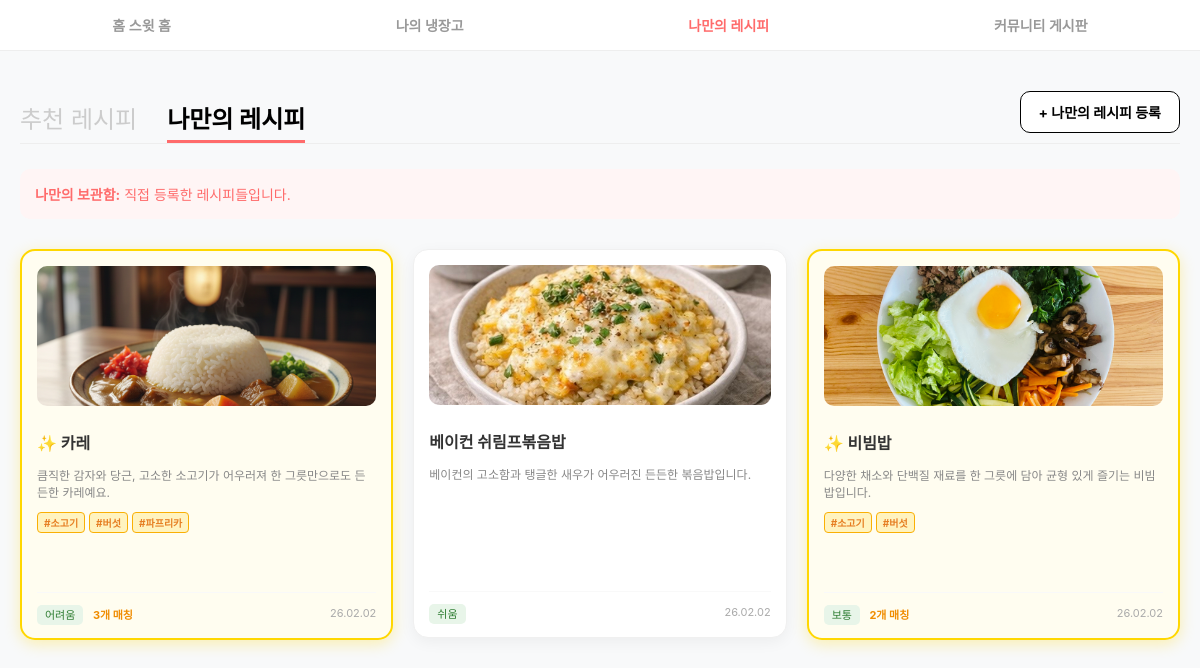
/recipe/my-archive/ (signed in), run on the app's committed database.
### my_recipe/models.py (models this page shows, shortened)
class Recipe(models.Model):
    user = models.ForeignKey(User, on_delete=models.CASCADE, null=True, blank=True)
    title = models.CharField(max_length=100)
    description = models.TextField()
    ingredients = models.ManyToManyField(
        MasterIngredient,
        related_name='recipes',
        verbose_name="필요한 재료",
        blank=True
    )
    cooking_step = models.TextField()
    image = models.ImageField(upload_to="my_recipe", blank=True)
    difficulty = models.CharField(
        max_length=20,
        choices=[('쉬움','쉬움'), ('보통','보통'),('어려움','어려움')],
        default='보통'
    )
    created_at = models.DateTimeField(auto_now_add=True)

### my_django/models.py (models this page shows, shortened)
class MasterIngredient(models.Model): #마스터 냉장고(재료 등록 데이터 겸 필터 역할)
    name = models.CharField(max_length=50, unique=True)
    category = models.CharField(max_length=20, choices=[
        ('채소', '채소'), ('양념', '양념'), ('해산물', '해산물'),
        ('육류', '육류'), ('가공식품', '가공식품'), ('조미료', '조미료'), ('과일', '과일')
    ])

### my_recipe/views.py (the view)
@login_required
def my_recipe_archive(request):
    my_recipes = Recipe.objects.filter(user=request.user).prefetch_related('ingredients').order_by('-id')
    recipe_data, _ = get_recipes_with_match(request, my_recipes)
    return render(request, 'my_recipe/recipe_list.html', {
        'recipes_with_match': recipe_data,
        'is_archive': True,
    })

### my_recipe/views.py (called while the page is built)
def get_recipes_with_match(request, recipes):
    my_ingredients = Ingredient.objects.filter(user=request.user).select_related('master_ingredient')
    my_names = [ing.master_ingredient.name for ing in my_ingredients]
    recipe_data = []
    for recipe in recipes:
        recipe_ingredient_names = [ing.name for ing in recipe.ingredients.all()]
        matched_in_recipe = [name for name in my_names if name in recipe_ingredient_names]
        recipe_data.append({
            'obj': recipe,
            'matched_list': matched_in_recipe,
            'matched_count': len(matched_in_recipe)
        })
    return recipe_data, my_names

### templates/my_recipe/recipe_list.html (shortened to what this page needs)
{% extends "base.html" %}
{% load static %}
{% block content %}
<div class="recipe-grid-container">
    <div class="header-section" style="margin: 20px 0 30px;">
        <div style="display: flex; justify-content: space-between; align-items: flex-end; margin-bottom: 25px; border-bottom: 1px solid #eee;">
            <div style="display: flex; gap: 30px;">
                <a href="{% url 'my_recipe:recipe_list' %}" class="tab-item {% if not is_archive %}active{% endif %}">추천 레시피</a>
                <a href="{% url 'my_recipe:my_recipe_archive' %}" class="tab-item {% if is_archive %}active{% endif %}">나만의 레시피</a>
            </div>
            {% if is_archive %}
            <a href="{% url 'my_recipe:recipe_add' %}"
               style="background: #ffffff; color: #000000; text-decoration: none; padding: 10px 18px; border-radius: 10px; font-weight: bold; font-size: 14px; border: 1px solid #000000; margin-bottom: 10px;">
                + 나만의 레시피 등록
            </a>
            {% endif %}
        </div>
        {% if not is_archive %}
        <div style="margin-bottom: 15px; font-size: 14px; color: #666;">
            💡 <strong>공식 레시피:</strong> 서비스가 제공하는 검증된 가이드입니다. (냉장고 재료 매칭 가능)
        </div>
        <form action="{% url 'my_recipe:recipe_list' %}" method="GET" class="search-form" style="display: flex; gap: 8px; margin-bottom: 20px;">
            <input type="text" name="q" value="{{ search_query }}" placeholder="공식 레시피 검색"
                   style="flex: 1; padding: 12px; border-radius: 10px; border: 1px solid #eee; font-size: 14px;">
            <button type="submit" class="btn-search" style="padding: 0 15px; background: #eee; border: none; border-radius: 10px; font-weight: bold;">검색</button>
            <button type="submit" name="fridge_recommend" value="true"
                    style="padding: 0 15px; background: #2e7d32; color: white; border: none; border-radius: 10px; font-weight: bold;">
                내 냉장고와 매칭되는 레시피
            </button>
            <button type="submit" name="recommend" value="true" class="btn-ai"
                    style="padding: 0 15px; background: #5e35b1; color: white; border: none; border-radius: 10px; font-weight: bold;"
                    onclick="document.getElementById('loading-overlay').style.display='block';">AI 레시피 추천</button>
        </form>
        {% if ai_recommendation %}
        <div class="ai-box" style="background: #f3e5f5; border: 1px solid #d1c4e9; border-radius: 15px; padding: 25px; margin-bottom: 30px; box-shadow: 0 4px 12px rgba(94, 53, 177, 0.1);">
            <div style="display: flex; align-items: center; margin-bottom: 15px;">
                <h3 style="margin: 0; color: #4527a0; font-size: 18px;">AI 추천 레시피</h3>
            </div>
            <div style="line-height: 1.6; color: #333; font-size: 15px; white-space: pre-wrap;">
                {{ ai_recommendation|linebreaks }}
            </div>
            <div style="margin-top: 15px; font-size: 12px; color: #7e57c2; text-align: right;">
                * AI 생성 결과는 참고용으로만 활용하세요.
            </div>
        </div>
        {% endif %}
        {% else %}
        <div style="background: #fff5f5; padding: 15px; border-radius: 10px; color: #ff6b6b; font-size: 14px; margin-bottom: 20px;">
            <strong>나만의 보관함:</strong> 직접 등록한 레시피들입니다.
        </div>
        {% endif %}
    </div>
    <div class="grid" style="display: grid; grid-template-columns: repeat(3, 1fr); gap: 20px;">
        {% for item in recipes_with_match %}
        <div class="recipe-card {% if item.matched_count > 0 %}matched{% endif %}">
            <div style="flex-grow: 1;">
                <a href="{% url 'my_recipe:recipe_detail' item.obj.pk %}" style="text-decoration: none; color: inherit;">
                    {% if item.obj.image %}
                        <img src="{{ item.obj.image.url }}" style="width: 100%; height: 140px; object-fit: cover; border-radius: 10px; margin-bottom: 10px;">
                    {% else %}
                        <div style="width: 100%; height: 140px; background: #f8f9fa; border-radius: 10px; margin-bottom: 10px; display: flex; align-items: center; justify-content: center; color: #ccc;">No Image</div>
                    {% endif %}
                    <h3 style="font-size: 16px; margin: 10px 0 5px; text-align: left; font-weight: bold;">
                        {% if item.matched_count > 0 %}✨ {% endif %}{{ item.obj.title }}
                    </h3>
                </a>
                <p style="font-size: 12px; color: #888; text-align: left; margin-bottom: 10px; min-height: 36px;">{{ item.obj.description|truncatechars:45 }}</p>
                {% if item.matched_list %}
                <div style="display: flex; flex-wrap: wrap; gap: 4px; margin-bottom: 15px;">
                    {% for match_name in item.matched_list %}
                        <span class="match-tag">#{{ match_name }}</span>
                    {% endfor %}
                </div>
                {% endif %}
            </div>
            <div style="display: flex; justify-content: space-between; align-items: center; margin-top: 10px; padding-top: 10px; border-top: 1px solid #f9f9f9;">
                <div>
                    <span style="font-size: 11px; background: #e8f5e9; color: #2e7d32; padding: 3px 8px; border-radius: 5px;">{{ item.obj.difficulty }}</span>
                    {% if item.matched_count > 0 %}
                        <span style="font-size: 11px; font-weight: bold; color: #f08c00; margin-left: 5px;">{{ item.matched_count }}개 매칭</span>
                    {% endif %}
                </div>
                {% if is_archive or item.obj.user %}
                <span style="font-size: 11px; color: #aaa;">{{ item.obj.created_at|date:"y.m.d" }}</span>
                {% endif %}
            </div>
        </div>
        {% endfor %}
    </div>
</div>
{% endblock %}

### static/css/my_django.css (style rules this page uses)
body { margin: 0; padding: 0; font-family: 'Pretendard', -apple-system, sans-serif; background-color: #f8f9fa; color: #333; }
.grid { display: grid; grid-template-columns: repeat(auto-fill, minmax(120px, 1fr)); gap: 15px; }

### static/css/my_recipe.css (style rules this page uses)
body { font-family: 'Pretendard', -apple-system, sans-serif; background-color: #f8f9fa; margin: 0; }
button, a, input[type="submit"], input[type="button"], .tab-item, .btn-search, .btn-ai, .ing-item { cursor: pointer !important; }

### templates/my_recipe/recipe_list.html (style rules this page uses)
.tab-item { font-size: 24px; margin: 0; cursor: pointer; position: relative; padding-bottom: 8px; color: #ccc; transition: color 0.3s; text-decoration: none; }
.tab-item.active { color: #000; font-weight: bold; }
.tab-item.active::after { content: ""; position: absolute; bottom: 0; left: 0; width: 100%; height: 3px; background: #ff6b6b; }
.recipe-card { background: white; border-radius: 15px; padding: 15px; transition: transform 0.2s ease; border: 1px solid #f0f0f0; box-shadow: 0 4px 15px rgba(0,0,0,0.05); display: flex; flex-direction: column; height: 100%; }
.recipe-card.matched { background: #fffdf0 !important; border: 2px solid #ffd700 !important; box-shadow: 0 4px 15px rgba(255, 215, 0, 0.3) !important; }
.match-tag { font-size: 10px; background: #fff3bf; color: #e67e22; padding: 2px 6px; border-radius: 4px; border: 1px solid #fab005; font-weight: bold; }

### data on the page
Recipe: obj.image (picture), obj "카레", obj.description "큼직한 감자와 당근, 고소한 소고기가 어우러져 한 그릇만으로도 든든한 카레예요.", obj.difficulty "어려움", matched_count "3", obj.created_at "26.02.02"
MasterIngredient: matched_list "소고기" "소고기"
MasterIngredient: matched_list "버섯" "버섯"
MasterIngredient: matched_list "파프리카"
Recipe: obj.image (picture), obj "베이컨 쉬림프볶음밥", obj.description "베이컨의 고소함과 탱글한 새우가 어우러진 든든한 볶음밥입니다.", obj.difficulty "쉬움", obj.created_at "26.02.02"
Recipe: obj.image (picture), obj "비빔밥", obj.description "다양한 채소와 단백질 재료를 한 그릇에 담아 균형 있게 즐기는 비빔밥입니다.", obj.difficulty "보통", matched_count "2", obj.created_at "26.02.02"
